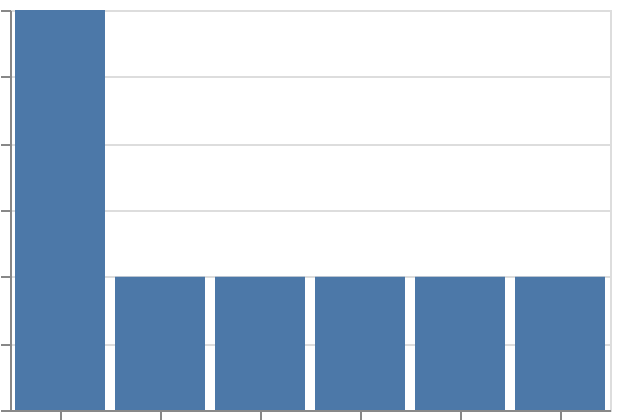

The specification (Vega-Lite) saved for this image:
### Vega-Lite specification from a JSON file in a GitHub repository (floating-point values rounded to 4 significant figures)
{"$schema": "https://vega.github.io/schema/vega-lite/v6.json", "padding": 5, "autosize": "none", "width": 300, "height": 200, "data": {"name": "table", "values": [{"t": "2024-01-31T23:30:00Z"}, {"t": "2024-02-29T23:45:00Z"}, {"t": "2024-03-01T00:30:00Z"}, {"t": "2024-06-30T23:15:00Z"}, {"t": "2024-07-01T00:20:00Z"}, {"t": "2024-12-31T23:30:00Z"}, {"t": "2025-01-01T00:30:00Z"}, {"t": "2025-01-31T22:00:00Z"}]}, "mark": "bar", "encoding": {"x": {"field": "t", "type": "ordinal", "timeUnit": "utcmonth"}, "y": {"aggregate": "count", "type": "quantitative"}}}
